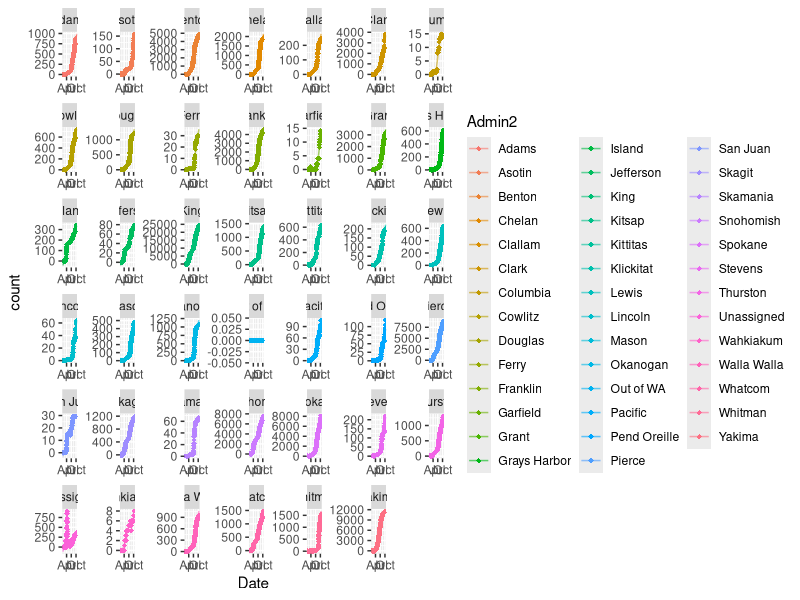
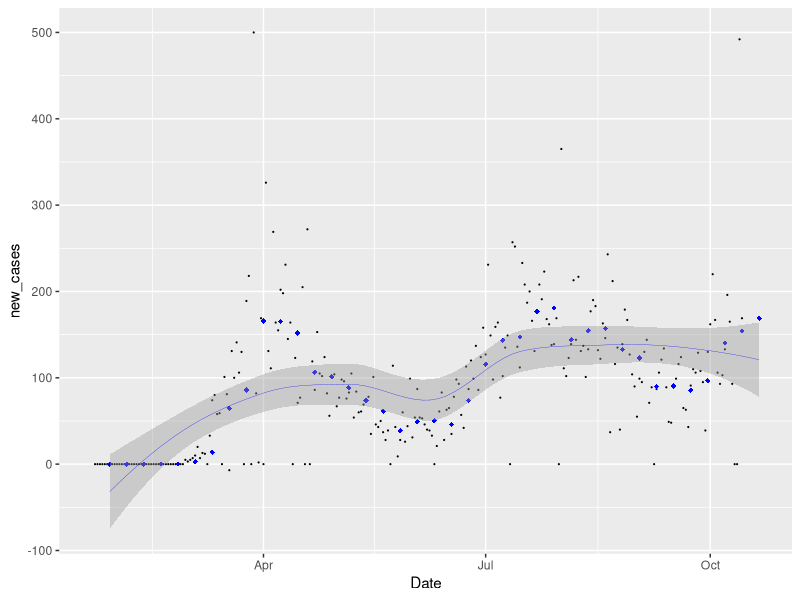
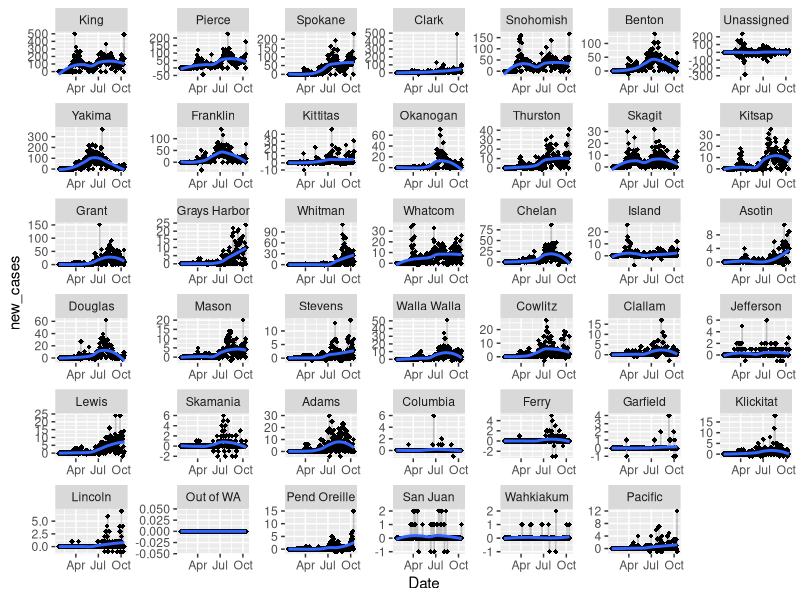

Write the R code that produced these figures, in order. (Note: this script raises an error after producing the figures.)
library(tidyverse)
library(lubridate)
library(forcats)
# read US Cases into Rstudio ----------------------------------------------

covid_cases_us <- read.csv(here::here("data","covid_US_cases_raw.csv"),stringsAsFactors = F)

# tidy up the data for graphing
recent_date <- colnames(covid_cases_us)[length(covid_cases_us)]
head(covid_cases_us)

str(covid_cases_us)

UID_dates<- covid_cases_us %>% select(UID,X1.22.20:recent_date) %>% gather(key = Date, value= count,-UID)

UID_info<- covid_cases_us %>% select(-c(X1.22.20:recent_date))

covid_US_cases_tidy<- left_join(UID_info,UID_dates,by="UID")

covid_US_cases_tidy<-covid_US_cases_tidy %>% mutate(Date=gsub("X","",Date))
str(covid_US_cases_tidy)

cols<- names(covid_US_cases_tidy[c(1:8,11)])

#Use lapply() to coerce and replace the chosen columns:
covid_US_cases_tidy[cols] <- lapply(covid_US_cases_tidy[cols], factor)  ## as.factor() could also be used
covid_US_cases_tidy$Date<- mdy(covid_US_cases_tidy$Date)
str(covid_US_cases_tidy)
#write.csv(covid_US_cases_tidy,file='./data/covid_US_cases_tidy.csv')



#covid_US_cases_tidy<- read.csv(file='./data/covid_US_cases_tidy.csv')

# list of counties in Washington

covid_US_cases_tidy %>% filter(Province_State=="Washington") %>% group_by(Admin2) %>%
  summarise(m=max(count)) %>% arrange(desc(m))

# total cumulative cases in Washington state, King and Spkane county

covid_US_cases_tidy %>% filter(Province_State=="Washington"#,
                               #Admin2=="King"|
                                # Admin2=="Spokane"|
                                 #Admin2=="Snohomish",count>01
                               ) %>%
  group_by(Admin2) %>%
  arrange(desc(Date)) %>% select(-c(iso2:FIPS,Country_Region)) %>% group_by(Date)%>%
  ggplot(aes(Date,count,color=Admin2))+geom_point(shape=18)+
  geom_line(stat='smooth',se=F,alpha=.6)+
  facet_wrap(~Admin2,scales='free')

new.cases <- c("Adams",'Benton','Grant', 'Clark', 'Franklin','Skagit','Spokane','Thurston','Walla Walla','Yakima',"King")

covid_US_cases_tidy %>% filter(#Date>today()-21,
                               Province_State=='Washington') %>%
  #filter(Admin2 == "King" |Admin2 %in% new.cases) %>%
  group_by(Admin2) %>%
  arrange(-desc(Date)) %>% select(-c(iso2:FIPS,Country_Region)) %>%
  mutate(count_lag=lag(count,1),new_cases=count-count_lag) %>% group_by(Date) %>%
  arrange(desc(Date),desc(new_cases)) %>%
  mutate(sort.Admin2=factor(Admin2))-> wa.new.cases#


# The following compares snohomish and king on average weekly new  --------

wa.new.cases %>% filter(Admin2=="King") %>% select(Admin2,count,count_lag,new_cases) %>% mutate(week=week(Date)) %>% group_by(week,Admin2)%>% summarise(mean_new=mean(new_cases,na.rm=T),sum_new=sum(new_cases,na.rm=T)) %>% mutate(d=ymd("2020-01-01")+weeks(week))->weekly_king

wa.new.cases %>% filter(Admin2=="King") %>% select(Admin2,count,count_lag,new_cases) %>% mutate(week=week(Date)) %>% group_by(week,Admin2)%>% ggplot(aes(x=Date,y=new_cases))+geom_point(size=.1) + geom_point(data=weekly_king,aes(x=d,y=mean_new),color='blue', shape=18)+geom_smooth(data=weekly_king,aes(x=d,y=mean_new),color='blue',size=.1)


  wa.new.cases[,c(3,12)] <- lapply(wa.new.cases[,c(3,12)],function(x) factor(x))
lapply(wa.new.cases[,c('Admin2','sort.Admin2')], levels)
wa.new.cases[,12] <- factor(wa.new.cases$Admin2,levels = wa.new.cases$Admin2[1:41], ordered = T)

wa.new.cases %>%
  ggplot(aes(Date,new_cases))+
  geom_point(shape=18)+geom_line(alpha=.2)+geom_smooth(se=F)+
  facet_wrap(~sort.Admin2,scales = 'free')

# all us state and then some
drop_ship <- c("Diamond Princess","Grand Princess")
drop_state <- c("New Jersey","New York","Massachusetts","California",)
protest_states <- c("Minnesota","Texas","Colorado","Michigan","Illinois",
                    "Wisconsin","Ohio","Mississippi","North Carolina","Alabama","Arizona")

covid_US_cases_tidy %>%
  select(-c(iso2:FIPS,
            Admin2,
            Country_Region)) %>%
  group_by(Province_State,
           #Admin2,
           Date) %>%
  summarise(count = sum(count, na.rm = T)) %>%
  filter(Date > "2020-04-20", !Province_State %in% drop_ship) %>%
  #filter(!Province_State %in% drop_state) %>%
  #filter(Province_State %in% protest_states) %>%
  mutate(new_cases = count - lag(count)) %>%
  group_by(Date, Province_State) %>% arrange(desc(Date), desc(new_cases)) %>%
  mutate(sort_state = factor(Province_State))  -> tmp

  tmp[,c(1,5)] <- lapply(tmp[,c(1,5)],function(x) factor(x))
  lapply(tmp[,c('Province_State','sort_state')], levels)
  tmp[,5] <- factor(tmp$Province_State,levels = tmp$Province_State[1:56], ordered = T)

    tmp %>%
    ggplot(aes(x=Date,new_cases))+ geom_point(size=.2)+
  geom_line()+
  facet_wrap(~sort_state,scales = 'fixed')+
  ggtitle("new cases in the States since 4/21\nBlue simple linear regression, pink with , loess")+
  geom_smooth(method='lm',color='blue',se=F)+
geom_smooth(color='pink',size=.6)
